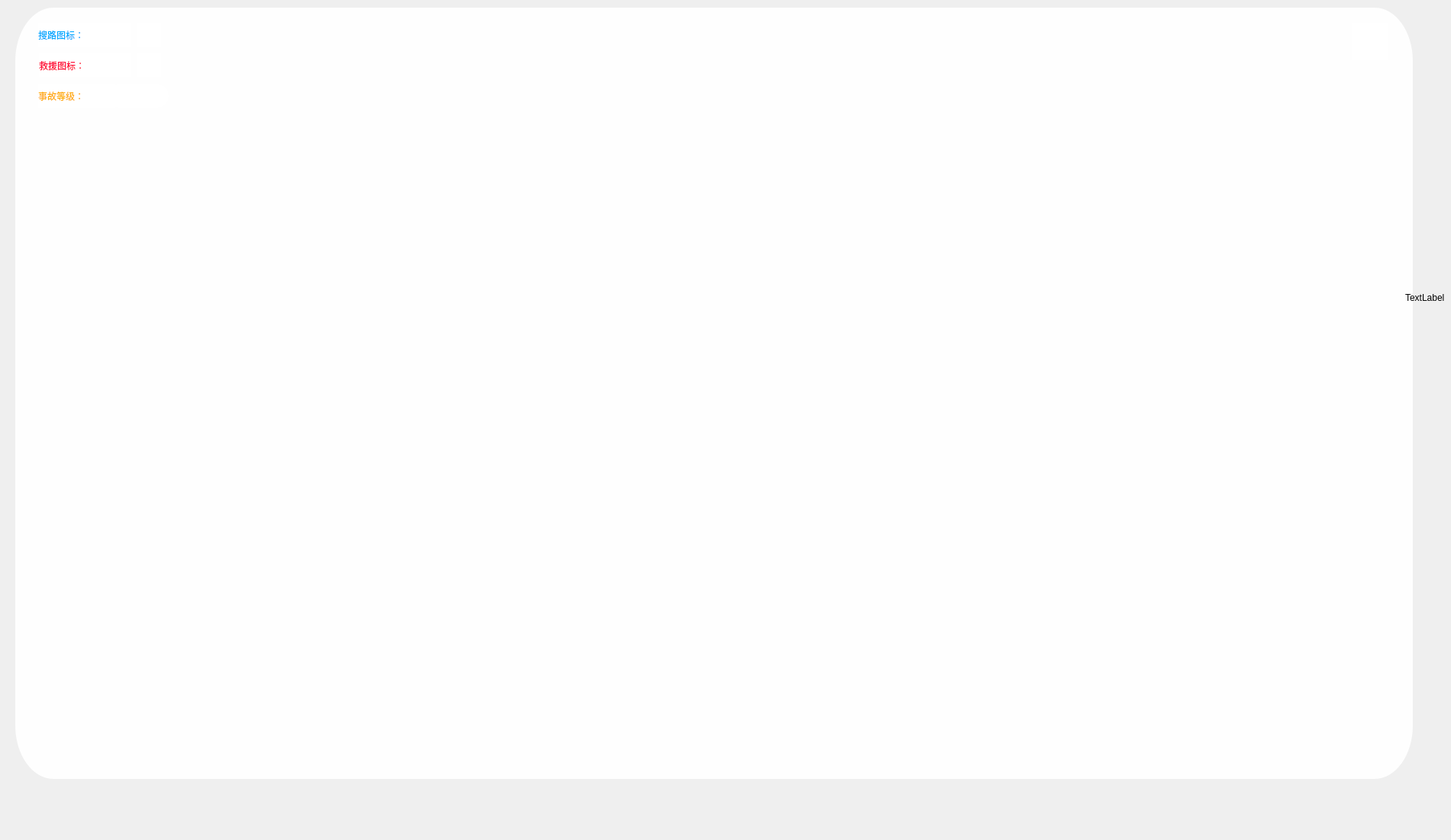
<?xml version="1.0" encoding="UTF-8"?>
<ui version="4.0">
 <class>ShowProcess</class>
 <widget class="QWidget" name="ShowProcess">
  <property name="geometry">
   <rect>
    <x>0</x>
    <y>0</y>
    <width>1900</width>
    <height>1100</height>
   </rect>
  </property>
  <property name="windowTitle">
   <string>ShowProcess</string>
  </property>
  <property name="windowIcon">
   <iconset resource="TerminalProject.qrc">
    <normaloff>:/pic/img/6.ico</normaloff>:/pic/img/6.ico</iconset>
  </property>
  <widget class="QFrame" name="frame">
   <property name="geometry">
    <rect>
     <x>20</x>
     <y>10</y>
     <width>1830</width>
     <height>1010</height>
    </rect>
   </property>
   <property name="styleSheet">
    <string notr="true">border-radius:50px 70px; 
background-color: rgb(255, 255, 255,235);</string>
   </property>
   <widget class="QLabel" name="label">
    <property name="geometry">
     <rect>
      <x>30</x>
      <y>20</y>
      <width>91</width>
      <height>31</height>
     </rect>
    </property>
    <property name="styleSheet">
     <string notr="true">font: 12pt &quot;楷体&quot;;
color: rgb(0, 170, 255);</string>
    </property>
    <property name="text">
     <string>搜路图标：</string>
    </property>
   </widget>
   <widget class="QLabel" name="label_2">
    <property name="geometry">
     <rect>
      <x>31</x>
      <y>60</y>
      <width>91</width>
      <height>31</height>
     </rect>
    </property>
    <property name="styleSheet">
     <string notr="true">font: 12pt &quot;楷体&quot;;
color: rgb(255, 7, 52);</string>
    </property>
    <property name="text">
     <string>救援图标：</string>
    </property>
   </widget>
   <widget class="QLabel" name="label_3">
    <property name="geometry">
     <rect>
      <x>30</x>
      <y>100</y>
      <width>101</width>
      <height>31</height>
     </rect>
    </property>
    <property name="styleSheet">
     <string notr="true">font: 12pt &quot;楷体&quot;;
color: rgb(255, 170, 0);</string>
    </property>
    <property name="text">
     <string>事故等级：</string>
    </property>
   </widget>
   <widget class="QTextEdit" name="textEdit">
    <property name="geometry">
     <rect>
      <x>30</x>
      <y>140</y>
      <width>171</width>
      <height>371</height>
     </rect>
    </property>
    <property name="styleSheet">
     <string notr="true">QTextEdit{
font: 12pt &quot;楷体&quot;;
color: rgb(0, 0, 0);
background-color:transparent;

}
QTextEdit::item{
border:none;
margin-top:3px;

}
QTextEdit::item:hover{
padding-left:4px;
margin-top:3px;
background-color:rgba(255,255,255,0.2);
}


</string>
    </property>
    <property name="readOnly">
     <bool>true</bool>
    </property>
   </widget>
   <widget class="QLabel" name="label_4">
    <property name="geometry">
     <rect>
      <x>120</x>
      <y>20</y>
      <width>31</width>
      <height>31</height>
     </rect>
    </property>
    <property name="styleSheet">
     <string notr="true">border-image: url(:/pic/img/2.png);</string>
    </property>
    <property name="text">
     <string/>
    </property>
   </widget>
   <widget class="QLabel" name="label_5">
    <property name="geometry">
     <rect>
      <x>120</x>
      <y>60</y>
      <width>31</width>
      <height>31</height>
     </rect>
    </property>
    <property name="styleSheet">
     <string notr="true">border-image: url(:/pic/img/1.png);</string>
    </property>
    <property name="text">
     <string/>
    </property>
   </widget>
   <widget class="QLineEdit" name="lineEdit">
    <property name="geometry">
     <rect>
      <x>120</x>
      <y>100</y>
      <width>81</width>
      <height>31</height>
     </rect>
    </property>
    <property name="styleSheet">
     <string notr="true">QLineEdit{
image: url(:/pic/img/5.png);
background-color: rgba(255, 255, 255,150);
border-style:outset;

border-width:0px;

border-radius:15px;
border-color: rgba(0,0,0,100);
font: 12pt &quot;楷体&quot;;
color:rgb(0,0,0);
padding:6px;
}</string>
    </property>
    <property name="readOnly">
     <bool>true</bool>
    </property>
   </widget>
   <widget class="QPushButton" name="pushButton">
    <property name="geometry">
     <rect>
      <x>1750</x>
      <y>20</y>
      <width>48</width>
      <height>48</height>
     </rect>
    </property>
    <property name="styleSheet">
     <string notr="true">border-image: url(:/pic/img/7.ico);</string>
    </property>
    <property name="text">
     <string/>
    </property>
   </widget>
   <widget class="QLabel" name="xun">
    <property name="geometry">
     <rect>
      <x>120</x>
      <y>20</y>
      <width>31</width>
      <height>31</height>
     </rect>
    </property>
    <property name="styleSheet">
     <string notr="true">border-image: url(:/pic/img/2.png);
background-color: rgb(0x00, 0xff, 0x00, 0x00);</string>
    </property>
    <property name="text">
     <string/>
    </property>
   </widget>
   <widget class="QLabel" name="jiu">
    <property name="geometry">
     <rect>
      <x>120</x>
      <y>60</y>
      <width>31</width>
      <height>31</height>
     </rect>
    </property>
    <property name="styleSheet">
     <string notr="true">border-image: url(:/pic/img/1.png);
background-color: rgb(0x00, 0xff, 0x00, 0x00);</string>
    </property>
    <property name="text">
     <string/>
    </property>
   </widget>
   <widget class="QLabel" name="label_8">
    <property name="geometry">
     <rect>
      <x>160</x>
      <y>60</y>
      <width>31</width>
      <height>31</height>
     </rect>
    </property>
    <property name="styleSheet">
     <string notr="true">border-image: url(:/pic/img/8.png);</string>
    </property>
    <property name="text">
     <string/>
    </property>
   </widget>
   <widget class="QLabel" name="heart">
    <property name="geometry">
     <rect>
      <x>160</x>
      <y>60</y>
      <width>31</width>
      <height>31</height>
     </rect>
    </property>
    <property name="styleSheet">
     <string notr="true">border-image: url(:/pic/img/8.png);
background-color: rgb(0x00, 0xff, 0x00, 0x00);</string>
    </property>
    <property name="text">
     <string/>
    </property>
   </widget>
   <widget class="QLabel" name="chick">
    <property name="geometry">
     <rect>
      <x>160</x>
      <y>20</y>
      <width>31</width>
      <height>31</height>
     </rect>
    </property>
    <property name="styleSheet">
     <string notr="true">background-color: rgb(0x00, 0xff, 0x00, 0x00);</string>
    </property>
    <property name="text">
     <string/>
    </property>
   </widget>
   <widget class="QLabel" name="chick1">
    <property name="geometry">
     <rect>
      <x>160</x>
      <y>20</y>
      <width>31</width>
      <height>31</height>
     </rect>
    </property>
    <property name="styleSheet">
     <string notr="true">background-color: rgb(0x00, 0xff, 0x00, 0x00);</string>
    </property>
    <property name="text">
     <string/>
    </property>
   </widget>
   <zorder>label</zorder>
   <zorder>label_2</zorder>
   <zorder>label_3</zorder>
   <zorder>textEdit</zorder>
   <zorder>label_4</zorder>
   <zorder>label_5</zorder>
   <zorder>lineEdit</zorder>
   <zorder>pushButton</zorder>
   <zorder>label_8</zorder>
   <zorder>xun</zorder>
   <zorder>jiu</zorder>
   <zorder>heart</zorder>
   <zorder>chick</zorder>
   <zorder>chick1</zorder>
  </widget>
  <widget class="QLabel" name="label_6">
   <property name="geometry">
    <rect>
     <x>1840</x>
     <y>380</y>
     <width>51</width>
     <height>20</height>
    </rect>
   </property>
   <property name="text">
    <string>TextLabel</string>
   </property>
  </widget>
 </widget>
 <layoutdefault spacing="6" margin="11"/>
 <resources>
  <include location="TerminalProject.qrc"/>
 </resources>
 <connections/>
</ui>
